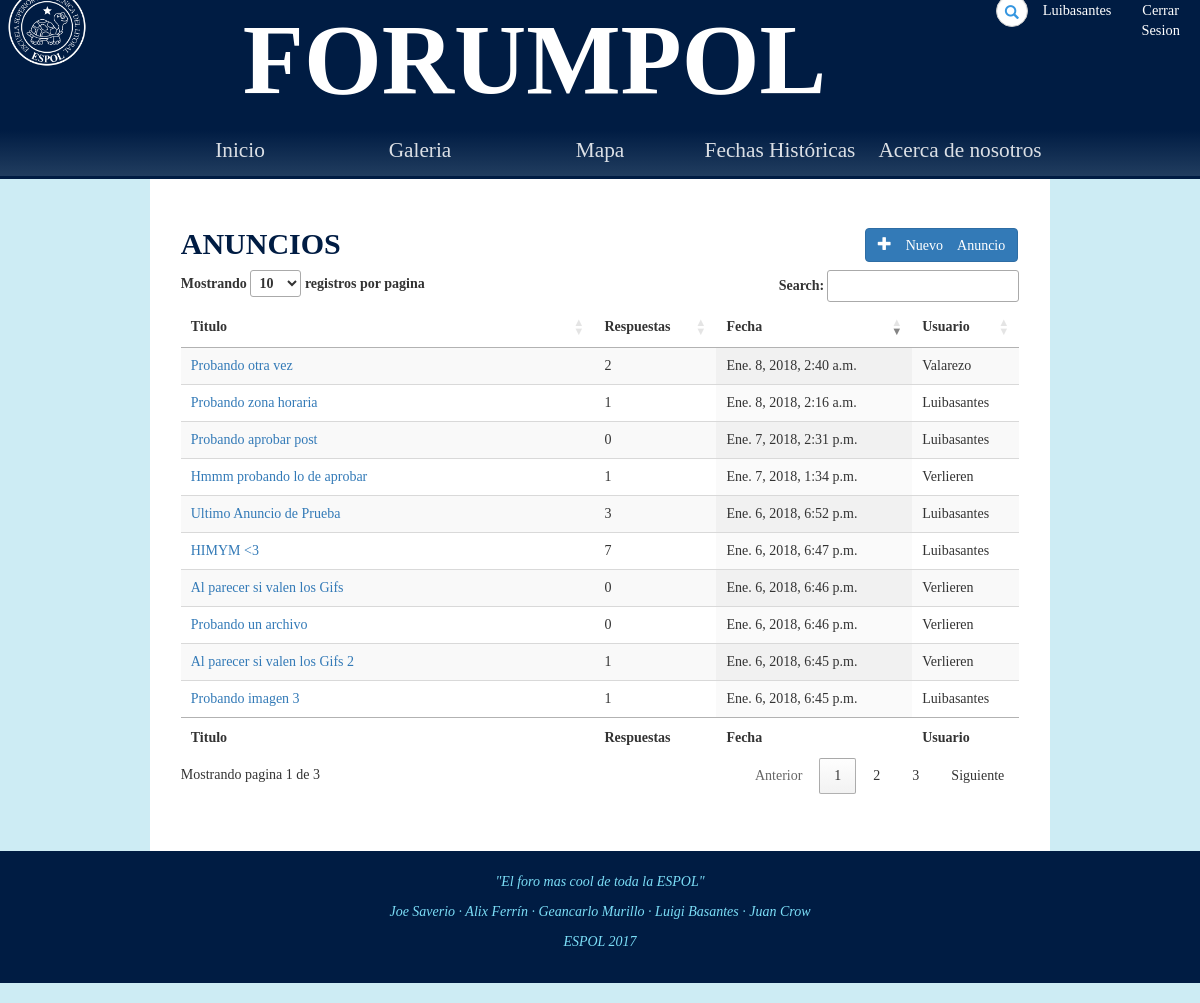
/foro/anuncios/ (signed in), run on the app's committed database.
### Foro/models.py (models this page shows, shortened)
class Thread(models.Model):
	op = models.ForeignKey(Post,on_delete=models.CASCADE)
	category = models.CharField(max_length=25, default='')
	topic = models.CharField(max_length=100, default='')
	respuestas = models.BigIntegerField(default=0)

class Post(models.Model):
	reply_to = models.ForeignKey('self',blank=True, null=True,on_delete=models.SET_NULL)
	content = models.TextField(max_length=500, default='')
	image = models.ImageField(upload_to=upload_location, blank=True,null=True)
	owner = models.ForeignKey(User,null=True,on_delete=models.SET_NULL)
	date = models.DateTimeField(auto_now=True)
	aprobado = models.NullBooleanField(default=None,null=True)

### Foro/views.py (the view)
# urls.py: url(r'^anuncios/(?P<Post_Id>[-]?[0-9]+)/$', login_required(views.detalle_anuncio), name='detalle_anuncio'),
def anuncios(request):
	all_anuncios = Thread.objects.filter(category="anuncio",op__aprobado=True).order_by("-id")
	username = request.user
	moderador = request.user.userprofile.moderador
	context = {'usuario':username,"threads":all_anuncios,"moderador":moderador}
	return render(request, "Foro/anuncios.html", context)

### Foro/templates/Foro/anuncios.html (shortened to what this page needs)
{% extends 'Foro/base.html' %}
{% load static from staticfiles %}
{% block estilo %}
<link rel="stylesheet" type="text/css" href="{% static 'css/anuncios.css' %}">
<link rel="stylesheet" type="text/css" href="https://cdn.datatables.net/1.10.16/css/jquery.dataTables.min.css">
{% endblock %}
{% block body %}
    <section>
        <div id="categoria" class="col-9">
            <div class="container anuncios">
                <h2>
                    <b>ANUNCIOS</b>
                    <a href="{% url 'foro:create_anuncio' %}" class="btn btn-primary pull-right" role="button"><span class="glyphicon glyphicon-plus"> Nuevo Anuncio</span></a>
                </h2>
                <table id="myTable" class="display" cellspacing="0" width="100%">
                    <thead>
                        <tr>
                            <th>Titulo</th>
                            <th>Respuestas</th>
                            <th>Fecha</th>
                            <th>Usuario</th>
                        </tr>
                    </thead>
                    <tfoot>
                        <tr>
                            <th>Titulo</th>
                            <th>Respuestas</th>
                            <th>Fecha</th>
                            <th>Usuario</th>
                        </tr>
                    </tfoot>
                    <tbody>
                        {% for thread in threads %}
                        <tr>
                            <td><a href="{% url 'foro:detalle_anuncio' thread.op.id %}">{{thread.topic}}</a></td>
                            <td>{{ thread.respuestas }}</td>
                            <td>{{thread.op.date}}</td>
                            <td>{{thread.op.owner.username}}</td>
                        </tr>
                        {% endfor %}
                    </tbody>
                </table>
            </div>
        </div>
    </section>
{% endblock %}

### Foro/templates/Foro/base.html (shortened to what this page needs)
<!DOCTYPE html>
<html>
	<head>
        {% load staticfiles %}
		<link rel="stylesheet" type="text/css" href="{% static 'css/bootstrap.css' %}">
		<link rel="stylesheet" type="text/css" href="{% static 'css/estilo.css' %}">
		{% block estilo %}{% endblock %}
	</head>
	<body>
		<div id="cabecera" class="col-12">
			<span class="logo col-1"><img class ="imagen" src="{% static 'images/espol.png' %}" alt="icono"></span>
			<h2 class = 'col-9'>FORUMPOL</h2>
			<div id="header-opts" class="col-4">
				<div id="buscar" class="col-6">
					<form action="search" class="search-form">
					    <div class="form-group has-feedback">
					        <input type="text" class="form-control" name="search" id="search" placeholder="Buscar...">
					        <span class="glyphicon glyphicon-search form-control-feedback"></span>
					    </div>
					</form>
				</div>
				<h4 class="col-3 user"><a href="{% url 'accounts:view_profile' user.id%}">{{ user }}</a></h4>
				<h4 class="col-3 log"><a href="{% url 'accounts:log_out' %}">Cerrar Sesion</a></h4>
			</div>
		</div>
		<nav id="navegation-bar" class="col-12">
			<ul id="menu">
				<li class="elemento-opcion"><a href="{% url 'foro:index' %}">Inicio</a></li>
				<li class="elemento-opcion"><a href="{% url 'foro:galeria' %}">Galeria</a></li>
				<li class="elemento-opcion"><a href="{% url 'foro:mapa' %}">Mapa</a></li>
				<li class="elemento-opcion"><a href="{% url 'foro:timeline' %}">Fechas Históricas</a></li>
				<li class="elemento-opcion"><a href="{% url 'foro:acerca_de' %}">Acerca de nosotros</a></li>
			</ul>
		</nav>
        {% block body %}
        {% endblock %}
		<footer>
			<p><i>"El foro mas cool de toda la ESPOL"</i></p>
			<p><i>Joe Saverio · Alix Ferrín · Geancarlo Murillo · Luigi Basantes · Juan Crow</i></p>
			<p><i>ESPOL 2017</i></p>
		</footer>
	</body>
</html>

### Foro/static/css/estilo.css (style rules this page uses)
* { box-sizing: border-box; }
.col-1 { width: 8.33%; }
.col-3 { width: 25%; }
.col-4 { width: 33.33%; }
.col-6 { width: 50%; }
.col-9 { width: 75%; }
.col-12 { width: 100%; }
#cabecera { background-color: #001C43; margin: 0px; overflow: hidden; display: flex; padding: 5px; }
#cabecera h4 a { font-family: "Libre Baskerville"; }
body { position: relative; top: -20px; bottom: -20px; background-color: white; background-size:cover; height: 100%; background-color: rgb(205, 236, 244); font-family: "Times New Roman"; }
#cabecera h2 { margin-top: 20px; font-size: 100px; color: white; text-align: center; font-weight: bold; font-family: "Libre Baskerville"; padding-left: 120px; }
#cabecera img { width: 100%; }
.user, .log { text-align: center; }
#menu { margin: 0; padding: 0; list-style: none; }
nav#navegation-bar { background: linear-gradient(#001C43, #213D5F); text-align: center; border-bottom-style: solid; border-bottom-color: #001C43; }
ul#menu { display: inline-block; width: 75%; }
ul li.elemento-opcion { padding: 0; margin: 0; float: left; width: 20%; height: 40px; text-align: center; line-height: 40px; font-size: 20px; }
ul li.elemento-opcion a { text-decoration: none; color: white; display: block; opacity: 0.85; font-size: 1.065em; }
footer { background-color: #001C43; color: #7bdef7; padding: 1.5em; text-align: center; position: absolute; width: 100%; }
#buscar { padding-top: 10px; }
.form-group { margin-bottom: 0; }
.search-form .form-group { float: right !important; transition: all 0.35s, border-radius 0s; width: 32px; height: 32px; background-color: #fff; box-shadow: 0 1px 1px rgba(0, 0, 0, 0.075) inset; border-radius: 25px; border: 1px solid #ccc; }
.search-form .form-group input.form-control { padding-right: 20px; border: 0 none; background: transparent; box-shadow: none; display:block; }
.search-form .form-group span.form-control-feedback { position: absolute; top: -1px; right: -2px; z-index: 2; display: block; width: 34px; height: 34px; line-height: 34px; text-align: center; color: #3596e0; left: initial; font-size: 14px; }
#header-opts h4 { padding-top: 5px; color: white; }
#header-opts { display: flex; }
#header-opts h4 { padding-left: 15px; }
#header-opts a { color: white; font-family: "Verdana"; font-size: 0.8em; }

### Foro/static/css/anuncios.css (style rules this page uses)
.btn { margin:1px; }
.anuncios { width: 96.5%; padding-top: 2em; }
#categoria h2 { color: #001C43; }
#categoria { margin: 0 auto; overflow: hidden; background-color: white; height: 48em; }

### data on the page
Thread: topic "Probando otra vez", respuestas "2", op "Ene. 8, 2018, 2:40 a.m.", op.owner.username "Valarezo"
Thread: topic "Probando zona horaria", respuestas "1", op "Ene. 8, 2018, 2:16 a.m.", op.owner.username "Luibasantes"
Thread: topic "Probando aprobar post", respuestas "0", op "Ene. 7, 2018, 2:31 p.m.", op.owner.username "Luibasantes"
Thread: topic "Hmmm probando lo de aprobar", respuestas "1", op "Ene. 7, 2018, 1:34 p.m.", op.owner.username "Verlieren"
Thread: topic "Ultimo Anuncio de Prueba", respuestas "3", op "Ene. 6, 2018, 6:52 p.m.", op.owner.username "Luibasantes"
Thread: topic "HIMYM <3", respuestas "7", op "Ene. 6, 2018, 6:47 p.m.", op.owner.username "Luibasantes"
Thread: topic "Al parecer si valen los Gifs 2", respuestas "1", op "Ene. 6, 2018, 6:45 p.m.", op.owner.username "Verlieren"
Thread: topic "Al parecer si valen los Gifs", respuestas "0", op "Ene. 6, 2018, 6:46 p.m.", op.owner.username "Verlieren"
Thread: topic "Probando un archivo", respuestas "0", op "Ene. 6, 2018, 6:46 p.m.", op.owner.username "Verlieren"
Thread: topic "Probando imagen 3", respuestas "1", op "Ene. 6, 2018, 6:45 p.m.", op.owner.username "Luibasantes"

### other printed values
{{ user }} "Luibasantes"
